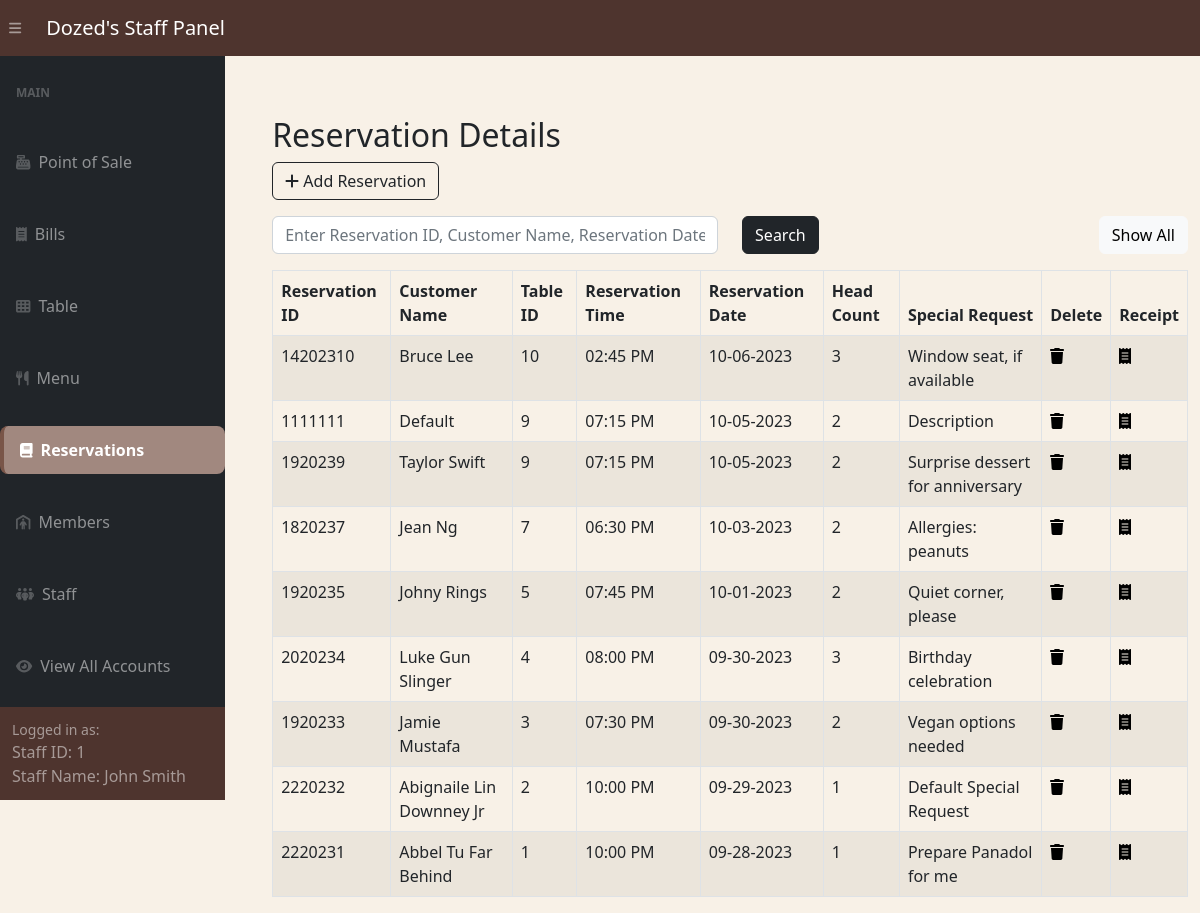
Screenshot of /adminSide/panel/reservation-panel.php (signed in) with the database file from the repository.
### tables this page shows
CREATE TABLE IF NOT EXISTS Reservations (
  reservation_id INT PRIMARY KEY AUTO_INCREMENT,
  customer_name VARCHAR(255),
  table_id INT,
  reservation_time TIME,
  reservation_date DATE,
  head_count INT,
  special_request VARCHAR(255),
  FOREIGN KEY (table_id) REFERENCES Restaurant_Tables(table_id)
);

### adminSide/panel/reservation-panel.php (the view, shortened to what this page needs)
<?php include '../inc/dashHeader.php'; ?>
<div class="wrapper">
    <div class="container-fluid pt-5 pl-600">
        <div class="row">
            <div class="m-50">
                <div class="mt-5 mb-3">
                    <h2 class="pull-left">Reservation Details</h2>
                    <a href="../reservationsCrud/createReservation.php" class="btn btn-outline-dark"><i class="fa fa-plus"></i> Add Reservation</a>
                </div>
                <div class="mb-3">
                    <form method="POST" action="#">
                        <div class="row">
                            <div class="col-md-6">
                                <input required type="text" id="search" name="search" class="form-control" placeholder="Enter Reservation ID, Customer Name, Reservation Date (2023-09)">
                            </div>
                            <div class="col-md-3">
                                <button type="submit" class="btn btn-dark">Search</button>
                            </div>
                            <div class="col" style="text-align: right;" >
                                <a href="reservation-panel.php" class="btn btn-light">Show All</a>
                            </div>
                        </div>
                    </form>
                </div>
                <?php
                require_once "../config.php";
                $sql = "SELECT * FROM reservations ORDER BY reservation_id;";
                if (isset($_POST['search'])) {
                    if (!empty($_POST['search'])) {
                        $search = $_POST['search'];
                        $sql = "SELECT * FROM reservations WHERE reservation_date LIKE '%$search%' OR reservation_id LIKE '%$search%' OR customer_name LIKE '%$search%'";
                    } else {
                        $sql = "SELECT * FROM reservations ORDER BY reservation_date DESC, reservation_time DESC;";
                    }
                } else{
                    $sql = "SELECT * FROM reservations ORDER BY reservation_date DESC, reservation_time DESC;";
                }
                if ($result = mysqli_query($link, $sql)) {
                    if (mysqli_num_rows($result) > 0) {
                        echo '<table class="table table-bordered table-striped">';
                        echo "<thead>";
                        echo "<tr>";
                        echo "<th>Reservation ID</th>";
                        echo "<th>Customer Name</th>";
                        echo "<th>Table ID</th>";
                        echo "<th>Reservation Time</th>";
                        echo "<th>Reservation Date</th>";
                        echo "<th>Head Count</th>";
                        echo "<th>Special Request</th>";
                        echo "<th>Delete</th>";
                        echo "<th>Receipt</th>";
                        echo "</tr>";
                        echo "</thead>";
                        echo "<tbody>";
                        while ($row = mysqli_fetch_array($result)) {
                            echo "<tr>";
                            echo "<td>" . $row['reservation_id'] . "</td>";
                            echo "<td>" . $row['customer_name'] . "</td>";
                            echo "<td>" . $row['table_id'] . "</td>";
                            $formattedTime = date("h:i A", strtotime($row['reservation_time']));
                            echo "<td>" . $formattedTime . "</td>";
                            $formattedDate = date("m-d-Y", strtotime($row['reservation_date']));
                            echo "<td>" . $formattedDate . "</td>";
                            echo "<td>" . $row['head_count'] . "</td>";
                            echo "<td>" . $row['special_request'] . "</td>";
                            echo "<td>";
                            echo '<a href="../reservationsCrud/deleteReservationVerify.php?id='. $row['reservation_id'] .'" title="Delete Record" data-toggle="tooltip" '
                                   . 'onclick="return confirm(\'Admin permission Required!\n\nAre you sure you want to delete this Reservation?\n\nThis will alter other modules related to this Reservation!\n\')"><span class="fa fa-trash text-black"></span></a>';
                            echo "</td>";
                            echo "<td>";
                            echo '<a href="../reservationsCrud/reservationReceipt.php?reservation_id='. $row['reservation_id'] .'" title="Receipt" data-toggle="tooltip"><span class="fa fa-receipt text-black"></span></a>';
                            echo "</td>";
                            echo "</tr>";
                        }
                        echo "</tbody>";
                        echo "</table>";
                    } else {
                        echo '<div class="alert alert-danger"><em>No records were found.</em></div>';
                    }
                } else {
                    echo "Oops! Something went wrong. Please try again later.";
                }
                ?>
            </div>
        </div>
    </div>
</div>
<?php include '../inc/dashFooter.php'; ?>

### adminSide/inc/dashHeader.php (style rules this page uses)
body { margin: 0; font-family: 'Segoe UI', Tahoma, Geneva, Verdana, sans-serif; background-color: #f8f1e7; }

### adminSide/panel/reservation-panel.php (style rules this page uses)
.wrapper { width: 1300px; padding-left: 200px; padding-top: 20px }

### rows the page displays
reservations: reservation_id "14202310", customer_name "Bruce Lee", table "10", reservation_time "02:45 PM", reservation_date "10-06-2023", head_count "3", special_request "Window seat, if available"
reservations: reservation_id "1111111", customer_name "Default", table "9", reservation_time "07:15 PM", reservation_date "10-05-2023", head_count "2", special_request "Description"
reservations: reservation_id "1920239", customer_name "Taylor Swift", table "9", reservation_time "07:15 PM", reservation_date "10-05-2023", head_count "2", special_request "Surprise dessert for anniversary"
reservations: reservation_id "1820237", customer_name "Jean Ng", table "7", reservation_time "06:30 PM", reservation_date "10-03-2023", head_count "2", special_request "Allergies: peanuts"
reservations: reservation_id "1920235", customer_name "Johny Rings", table "5", reservation_time "07:45 PM", reservation_date "10-01-2023", head_count "2", special_request "Quiet corner, please"
reservations: reservation_id "2020234", customer_name "Luke Gun Slinger", table "4", reservation_time "08:00 PM", reservation_date "09-30-2023", head_count "3", special_request "Birthday celebration"
reservations: reservation_id "1920233", customer_name "Jamie Mustafa", table "3", reservation_time "07:30 PM", reservation_date "09-30-2023", head_count "2", special_request "Vegan options needed"
reservations: reservation_id "2220232", customer_name "Abignaile Lin Downney Jr", table "2", reservation_time "10:00 PM", reservation_date "09-29-2023", head_count "1", special_request "Default Special Request"
reservations: reservation_id "2220231", customer_name "Abbel Tu Far Behind", table "1", reservation_time "10:00 PM", reservation_date "09-28-2023", head_count "1", special_request "Prepare Panadol for me"

### other values shown
$_SESSION['logged_account_id'] "1"
$_SESSION['logged_staff_name'] "John Smith"
